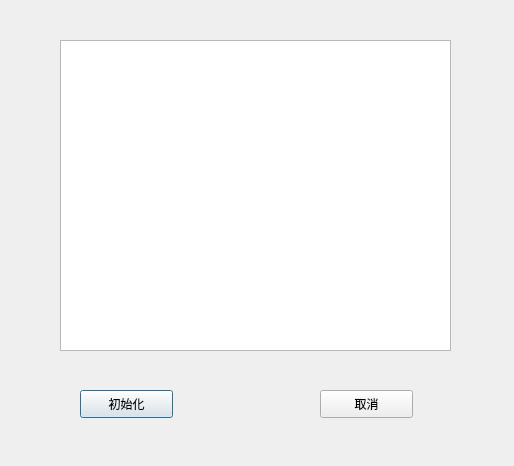
<?xml version="1.0" encoding="UTF-8"?>
<ui version="4.0">
 <class>DialogInitialize</class>
 <widget class="QDialog" name="DialogInitialize">
  <property name="geometry">
   <rect>
    <x>0</x>
    <y>0</y>
    <width>514</width>
    <height>466</height>
   </rect>
  </property>
  <property name="windowTitle">
   <string>Dialog</string>
  </property>
  <widget class="QTextEdit" name="textEdit">
   <property name="geometry">
    <rect>
     <x>60</x>
     <y>40</y>
     <width>391</width>
     <height>311</height>
    </rect>
   </property>
  </widget>
  <widget class="QPushButton" name="pushButton">
   <property name="geometry">
    <rect>
     <x>80</x>
     <y>390</y>
     <width>93</width>
     <height>28</height>
    </rect>
   </property>
   <property name="text">
    <string>初始化</string>
   </property>
  </widget>
  <widget class="QPushButton" name="pushButton_2">
   <property name="geometry">
    <rect>
     <x>320</x>
     <y>390</y>
     <width>93</width>
     <height>28</height>
    </rect>
   </property>
   <property name="text">
    <string>取消</string>
   </property>
  </widget>
 </widget>
 <resources/>
 <connections>
  <connection>
   <sender>pushButton</sender>
   <signal>clicked()</signal>
   <receiver>DialogInitialize</receiver>
   <slot>accept()</slot>
   <hints>
    <hint type="sourcelabel">
     <x>126</x>
     <y>403</y>
    </hint>
    <hint type="destinationlabel">
     <x>256</x>
     <y>232</y>
    </hint>
   </hints>
  </connection>
  <connection>
   <sender>pushButton_2</sender>
   <signal>clicked()</signal>
   <receiver>DialogInitialize</receiver>
   <slot>reject()</slot>
   <hints>
    <hint type="sourcelabel">
     <x>366</x>
     <y>403</y>
    </hint>
    <hint type="destinationlabel">
     <x>256</x>
     <y>232</y>
    </hint>
   </hints>
  </connection>
 </connections>
</ui>
